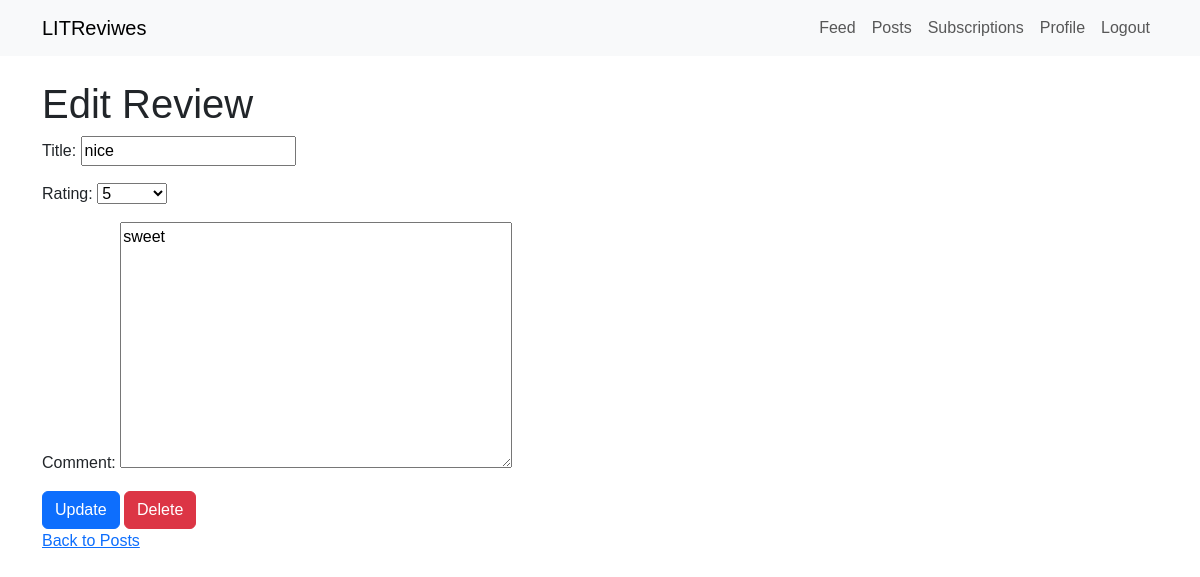
/edit_review/60/ (signed in), run on the app's committed database.
### reviews/models.py (models this page shows)
class Review(models.Model):
    headline = models.CharField(max_length=200)
    body = models.TextField()
    rating = models.IntegerField(choices=[(i, i) for i in range(1, 6)])
    user = models.ForeignKey(settings.AUTH_USER_MODEL, on_delete=models.CASCADE)
    ticket = models.ForeignKey(Ticket, null=True, blank=True, on_delete=models.CASCADE)
    created_at = models.DateTimeField(auto_now_add=True)
    time_edited = models.DateTimeField(auto_now=True)

### reviews/views.py (the view)
# urls.py: path("edit_review/<int:review_id>/", views.edit_review_view, name="edit_review"),
@login_required
def edit_review_view(request, review_id):
    review = get_object_or_404(Review, id=review_id, user=request.user)
    if request.method == "POST":
        form = ReviewForm(request.POST, instance=review)
        if form.is_valid():
            form.save()
            review.time_edited = timezone.now()
            return redirect("posts")
    else:
        form = ReviewForm(instance=review)
    return render(request, "reviews/edit_review.html", {"form": form, "review": review})

### reviews/forms.py
class ReviewForm(forms.ModelForm):
    class Meta:
        model = Review
        fields = ["headline", "rating", "body"]
        labels = {"headline": "Title", "body": "Comment"}

### reviews/templates/reviews/edit_review.html (shortened to what this page needs)
{% extends 'base.html' %}
{% block content %}
  <h1>Edit Review</h1>
  <form method="post">
    {{ form.as_p }}
    <button type="submit" class="btn btn-primary">Update</button>
    <a href="{% url 'delete_review' review.id %}" class="btn btn-danger">Delete</a>
  </form>
  <a href="{% url 'posts' %}">Back to Posts</a>
{% endblock %}

### reviews/static/css/styles.css (style rules this page uses)
body { font-family: Arial, sans-serif; }

### data on the page
Review: headline "nice", rating "5", body "sweet"
